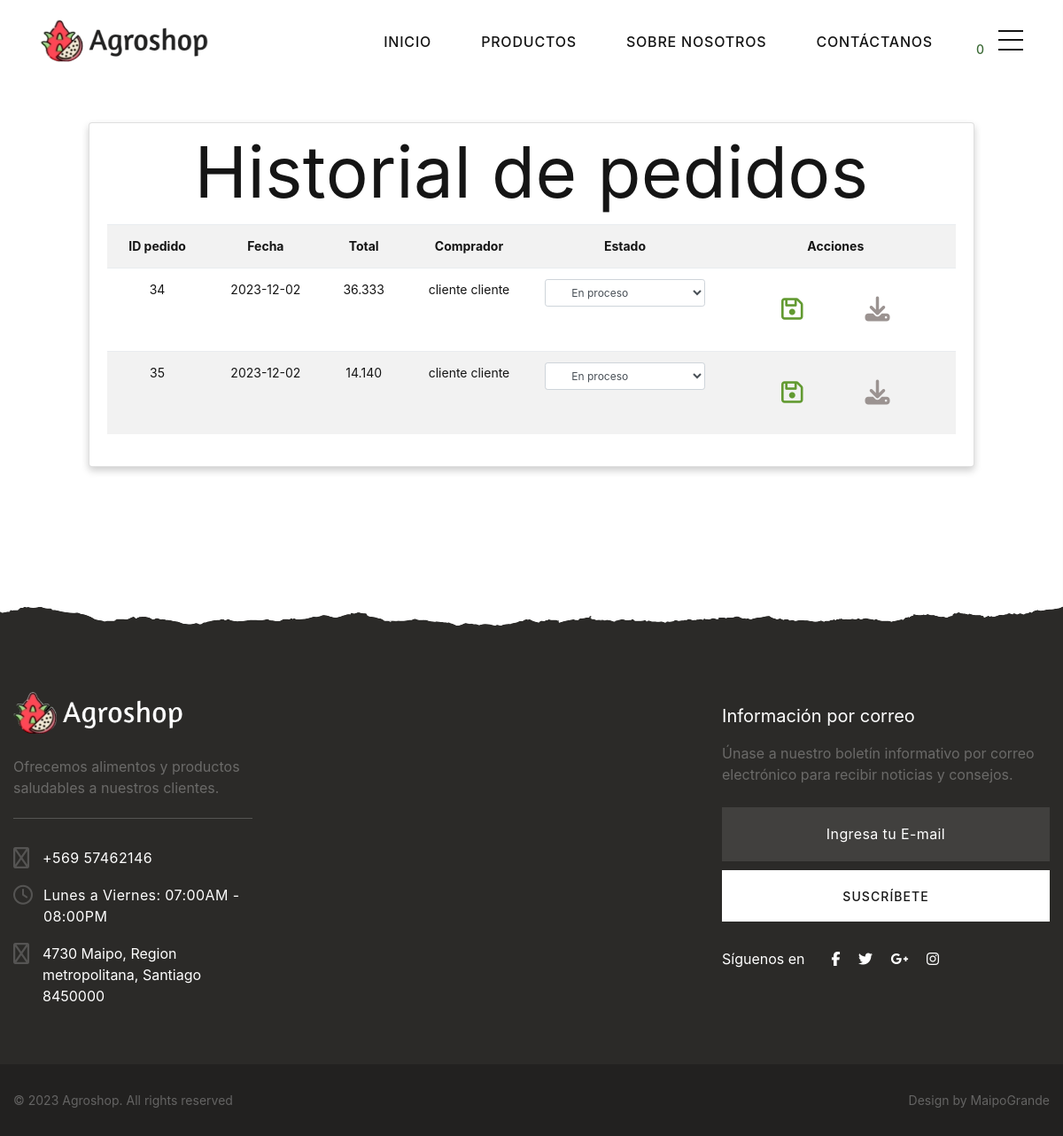
Page /pedidos.php (signed in) on the committed database.
### tables this page shows
CREATE TABLE `pedido` (
  `id_pedido` int(11) NOT NULL,
  `ped_ref` varchar(255) NOT NULL,
  `id_usuario` int(11) NOT NULL,
  `ped_estadop` varchar(255) NOT NULL,
  `ped_totalf` varchar(255) NOT NULL,
  `ped_fecha` date NOT NULL,
  `ped_token` varchar(255) NOT NULL,
  `ped_estado` int(10) UNSIGNED NOT NULL DEFAULT 1
);

CREATE TABLE `usuario` (
  `id_usuario` int(11) NOT NULL,
  `usu_nombre` varchar(255) NOT NULL,
  `usu_apellido` varchar(255) NOT NULL,
  `usu_rut` varchar(255) NOT NULL,
  `usu_email` varchar(255) NOT NULL,
  `usu_pass` varchar(255) NOT NULL,
  `usu_usuario` varchar(255) NOT NULL,
  `usu_telefono` varchar(255) NOT NULL,
  `usu_direccion` varchar(255) NOT NULL,
  `id_tipousuario` int(11) NOT NULL,
  `usu_estado` int(10) UNSIGNED NOT NULL DEFAULT 1
);

### pedidos.php (the view, shortened to what this page needs)
<?php include('header.php');
include_once 'config/config.php';
$tipousu = $_SESSION['tipo_usuario'];
?>
<br><br>
<div class="col-md-10 card card-body " style="margin:auto;padding:auto;margin-bottom:15%">
    <h2>Historial de pedidos</h2>
    <br>
    <table class="table borderless table-striped col-md-12">
        <tr WIDTH="auto" HEIGHT="auto">
            <th>ID pedido</th>
            <th>Fecha</th>
            <th>Total</th>
            <th>Comprador</th>
            <th>Estado</th>
            <th>Acciones</th>
        </tr>
        <?php
        $query = $query = "SELECT b.id_pedido, b.ped_fecha, b.ped_totalf, b.id_usuario, a.id_producto, c.usu_nombre, c.usu_apellido
        FROM pedidodatos a
        INNER JOIN pedido b ON a.pdd_ref = b.ped_ref
        INNER JOIN usuario c ON b.id_usuario = c.id_usuario
        INNER JOIN producto d ON a.id_producto = d.id_producto
        INNER JOIN usuario e ON d.id_usuario = e.id_usuario
        WHERE c.id_tipousuario = $tipousu AND a.id_producto = d.id_producto
        GROUP BY b.ped_ref";
        $resultado_pedido = mysqli_query($conexion, $query);
        while ($pedido = mysqli_fetch_assoc($resultado_pedido)) { ?>
            <tr>
                <td>
                    <?php echo $pedido['id_pedido']; ?>
                </td>
                <td>
                    <?php echo $pedido['ped_fecha']; ?>
                </td>
                <td>
                    <?php echo number_format($pedido['ped_totalf'], 0, ',', '.'); ?>
                </td>
                <td>
                    <?php echo $pedido['usu_nombre'] . ' ' . $pedido['usu_apellido']; ?>
                </td>
                <td>
                    <select name="estado" class="form-control form-control-sm ">
                        <option value="1" name="default" selected>En proceso</option>
                    </select>
                </td>
                <td>
                    <a title="Guardar estado" href="" class="btn "><i style="color:#629A31;"
                            class="fa fa-floppy-o fa-2x"></i> </a>
                    <a href="" class="btn btn-small "><i class="fa-solid fa-download fa-2x" style="color:#9B9391;"></i></a>
                </td>
            </tr>
        <?php } ?>
    </table>
</div>
<?php include('footer.php'); ?>

### rows in the picture
pedido: id_pedido "34", ped_fecha "2023-12-02", ped_totalf "36.333", id_usuario.usu_nombre "cliente", id_usuario.usu_apellido "cliente"
pedido: id_pedido "35", ped_fecha "2023-12-02", ped_totalf "14.140", id_usuario.usu_nombre "cliente", id_usuario.usu_apellido "cliente"

### other values in the picture
$totalCantidad "0"
